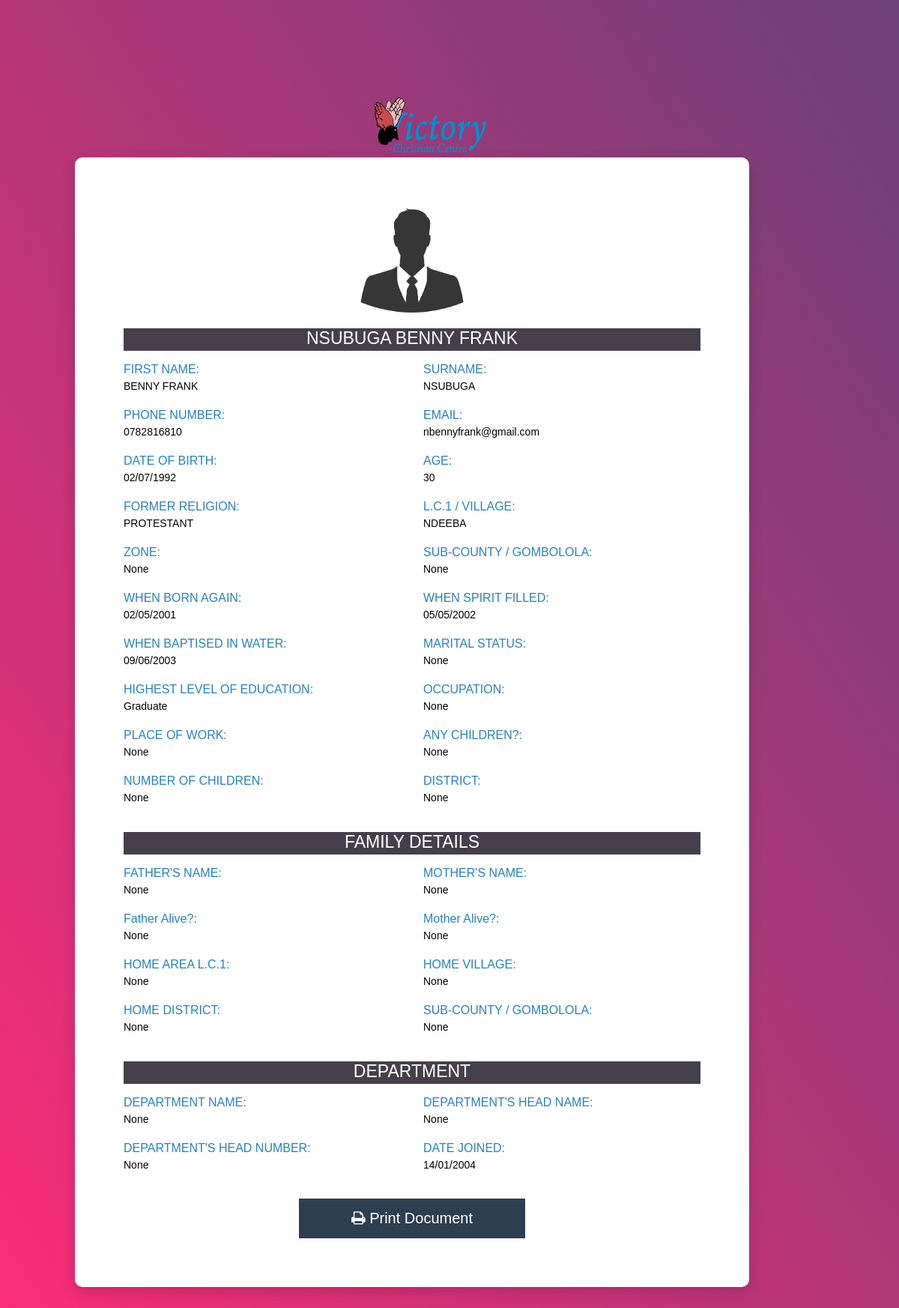
Screenshot of /details/6/ (signed in) with the database file from the repository.
### Regapp/models.py (models this page shows)
class Church(models.Model):
	surname = models.CharField(max_length=30)
	first_name = models.CharField(max_length=30)
	phone = models.CharField(max_length=100,null=True)
	email = models.EmailField(max_length=100,null=True,blank=True)
	residential_address = models.CharField(max_length=255,null=True, blank=True)
	former_religion = models.CharField(max_length=255,null=True, blank=True)
	postal_address = models.CharField(max_length=25,null=True, blank=True)
	lc1_village = models.CharField(max_length=25,null=True, blank=True)
	lc2_muluka = models.CharField(max_length=25,null=True, blank=True)
	lc3_subcounty = models.CharField(max_length=25,null=True, blank=True)
	county_ssaza = models.CharField(max_length=25,null=True, blank=True)
	district = models.CharField(max_length=25,null=True, blank=True)
	born_again = models.CharField(max_length=25,null=True, blank=True)
	spirit_filled = models.CharField(max_length=25,null=True, blank=True)
	baptised = models.CharField(max_length=25,null=True, blank=True)
	photo = models.FileField(default='default.jpg', upload_to='profile_pics', null=True,blank=True)
	pdf = models.FileField(upload_to='media', null=True,blank=True)
	marital_status = models.CharField(max_length=25,null=True, blank=True)
	highest_level_of_education = models.CharField(max_length=25,null=True, blank=True)
	occupation = models.CharField(max_length=25,null=True, blank=True)
	place_of_work = models.CharField(max_length=25,null=True, blank=True)
	department = models.CharField(max_length=25,null=True, blank=True)
	head_name = models.CharField(max_length=25,null=True, blank=True)
	head_number = models.CharField(max_length=25,null=True, blank=True)
	any_children = models.CharField(max_length=255,null=True, blank=True)
	number_of_children = models.CharField(max_length=255,null=True, blank=True)
	next_of_kin = models.CharField(max_length=255,null=True, blank=True)
	father_name = models.CharField(max_length=255,null=True, blank=True)
	mother_name = models.CharField(max_length=255,null=True, blank=True)
	father_alive = models.CharField(max_length=25,null=True, blank=True)
	mother_alive = models.CharField(max_length=25,null=True, blank=True)
	dob = models.CharField(max_length=25,null=True, blank=True)
	age = models.CharField(max_length=25,null=True, blank=True)
	zone = models.CharField(max_length=25,null=True, blank=True)
	home_lc1 = models.CharField(max_length=25,null=True, blank=True)
	home_village = models.CharField(max_length=25,null=True, blank=True)
	home_district = models.CharField(max_length=25,null=True, blank=True)
	home_subcounty = models.CharField(max_length=25,null=True, blank=True)
	other_notes = models.CharField(max_length=255,null=True, blank=True)
	registration_date = models.CharField(max_length=255,null=True)

### Regapp/views.py (the view)
# urls.py: path('details/<int:id>/', views.details, name="details"),
@login_required
def details(request, id):
	church = Church.objects.get(id=id)
	return render(request, 'users/details2.html',{'church':church})

### users/templates/users/details2.html (shortened to what this page needs)
{% load static %}
 <head>
         <link href="{% static 'css/main.css' %}" rel="stylesheet" media="all">
         <link rel="stylesheet" href="https://cdnjs.cloudflare.com/ajax/libs/font-awesome/4.7.0/css/font-awesome.min.css">
    </head>
    <div class="page-wrapper bg-gra-02 p-t-130 p-b-100 font-poppins">
        <div class="wrapper wrapper--w680">
    <div class="login-logo ">
    <div class="container">
    <a style="margin-left: 40%;"    href="#"><img src="{% static 'img/viclogo.png' %}" width="150px" height="80px"></a>
     </div>
  </div>
            <div class="card card-4">
                <div class="card-body">
                    <div class="container">
                        <p align="center"> <img src="{{ church.photo.url }}" name="photo" width="150"></p>
                    </div>
<br>
             <div class="p-3 mb-2 bg-primary " style="background-color: #463f4b !important; min-height: 30px;"> <h2 style="color: white; text-align: center; font-size: 23px;" >{{ church.surname }} {{ church.first_name }}</h2></div>
<br>
                    <form>
                         <div class="row row-space">
                            <div class="col-2">
                                <div class="input-group">
                                    <label class="label">FIRST NAME:</label>
                                   {{ church.first_name }}
                                </div>
                            </div>
                            <div class="col-2">
                                <div class="input-group">
                                    <label class="label">SURNAME:</label>
                                    {{ church.surname }}
                                </div>
                            </div>
                        </div>
                    <div class="row row-space">
                            <div class="col-2">
                                 <div class="input-group">
                                    <label class="label">PHONE NUMBER:</label>
                                    {{ church.phone }}
                                </div>
                            </div>
                            <div class="col-2">
                                <div class="input-group">
                                    <label class="label">EMAIL:</label>
                                    {{ church.email }}
                                </div>
                            </div>
                        </div>
                               <div class="row row-space">
                            <div class="col-2">
                                 <div class="input-group">
                                    <label class="label">DATE OF BIRTH:</label>
                                    {{ church.dob }}
                                </div>
                            </div>
                            <div class="col-2">
                                <div class="input-group">
                                    <label class="label">AGE:</label>
                                    {{ church.age }}
                                </div>
                            </div>
                        </div>
                 <div class="row row-space">
                            <div class="col-2">
                                 <div class="input-group">
                                    <label class="label">FORMER RELIGION:</label>
                                    {{ church.former_religion }}
                                </div>
                            </div>
                            <div class="col-2">
                                <div class="input-group">
                                    <label class="label">L.C.1 / VILLAGE:</label>
                                    {{ church.lc1_village }}
                                </div>
                            </div>
                        </div>
                 <div class="row row-space">
                            <div class="col-2">
                                 <div class="input-group">
                                    <label class="label">ZONE:</label>
                                {{ church.lc2_muluka }}
                                </div>
                            </div>
                            <div class="col-2">
                                <div class="input-group">
                                    <label class="label">SUB-COUNTY / GOMBOLOLA:</label>
                                    {{ church.lc3_subcounty }}
                                </div>
                            </div>
                        </div>
                 <div class="row row-space">
                            <div class="col-2">
                                 <div class="input-group">
                                    <label class="label">WHEN BORN AGAIN:</label>
                                    {{ church.born_again }}
                                </div>
                            </div>
                            <div class="col-2">
                                <div class="input-group">
                                    <label class="label">WHEN SPIRIT FILLED:</label>
                                    {{ church.spirit_filled }}
                                </div>
                            </div>
                        </div>
                 <div class="row row-space">
                            <div class="col-2">
                                 <div class="input-group">
                                    <label class="label">WHEN BAPTISED IN WATER:</label>
                                    {{ church.baptised }}
                                </div>
                            </div>
                            <div class="col-2">
                                <div class="input-group">
                            <label class="label">MARITAL STATUS:</label>
                           {{ church.marital_status }}
                        </div>
                            </div>
                        </div>
             <div class="row row-space">
                            <div class="col-2">
                                 <div class="input-group">
                                    <label class="label">HIGHEST LEVEL OF EDUCATION:</label>
                                    {{ church.highest_level_of_education }}
                                </div>
                            </div>
                            <div class="col-2">
                                <div class="input-group">
                            <label class="label">OCCUPATION:</label>
                           {{ church.occupation }}
                        </div>
                            </div>
                        </div>
                        <div class="row row-space">
                            <div class="col-2">
                                 <div class="input-group">
                                    <label class="label">PLACE OF WORK:</label>
                                    {{ church.place_of_work }}
                                </div>
                            </div>
                            <div class="col-2">
                                <div class="input-group">
                            <label class="label">ANY CHILDREN?:</label>
                           {{ church.any_children }}
                        </div>
                            </div>
                        </div>
                        <div class="row row-space">
                            <div class="col-2">
                                 <div class="input-group">
                                    <label class="label">NUMBER OF CHILDREN:</label>
                                    {{ church.number_of_children }}
                                </div>
                            </div>
                            <div class="col-2">
                                <div class="input-group">
                            <label class="label">DISTRICT:</label>
                           {{ church.district }}
                        </div>
                            </div>
                        </div>
                        <br>
                            <div class="p-3 mb-2 bg-primary " style="background-color: #463f4b !important; min-height: 30px;"> <h2 style="color: white; text-align: center; font-size: 23px;" >FAMILY DETAILS</h2></div>
                      <br>
                          <div class="row row-space">
                            <div class="col-2">
                                 <div class="input-group">
                                    <label class="label">FATHER'S NAME:</label>
                                    {{ church.father_name }}
                                </div>
                            </div>
                            <div class="col-2">
                                <div class="input-group">
                            <label class="label">MOTHER'S NAME:</label>
                           {{ church.mother_name }}
                        </div>
                            </div>
                        </div>
                         <div class="row row-space">
                            <div class="col-2">
                                 <div class="input-group">
                                    <label class="label">Father Alive?:</label>
                                    {{ church.father_alive }}
                                </div>
                            </div>
                            <div class="col-2">
                                <div class="input-group">
                            <label class="label">Mother Alive?:</label>
                           {{ church.mother_alive }}
                        </div>
                            </div>
                        </div>
                         <div class="row row-space">
                            <div class="col-2">
                                 <div class="input-group">
                                    <label class="label">HOME AREA L.C.1:</label>
                                    {{ church.home_lc1 }}
                                </div>
                            </div>
                            <div class="col-2">
                                <div class="input-group">
                            <label class="label">HOME VILLAGE:</label>
                           {{ church.home_village }}
                        </div>
                            </div>
                        </div>
                                  <div class="row row-space">
                            <div class="col-2">
                                 <div class="input-group">
                                    <label class="label">HOME DISTRICT:</label>
                                    {{ church.home_district }}
                                </div>
                            </div>
                            <div class="col-2">
                                <div class="input-group">
                            <label class="label">SUB-COUNTY / GOMBOLOLA:</label>
                           {{ church.home_subcounty }}
                        </div>
                            </div>
                        </div>
                             <br>
                            <div class="p-3 mb-2 bg-primary " style="background-color: #463f4b !important; min-height: 30px;"> <h2 style="color: white; text-align: center; font-size: 23px;" >DEPARTMENT</h2></div>
                      <br>
                        <div class="row row-space">
                            <div class="col-2">
                                 <div class="input-group">
                                    <label class="label">DEPARTMENT NAME:</label>
                                    {{ church.department }}
                                </div>
                            </div>
                            <div class="col-2">
                                <div class="input-group">
                            <label class="label">DEPARTMENT'S HEAD NAME:</label>
                           {{ church.head_name }}
                        </div>
                            </div>
                        </div>
                         <div class="row row-space">
                            <div class="col-2">
                                 <div class="input-group">
                                    <label class="label">DEPARTMENT'S HEAD NUMBER:</label>
                                    {{ church.head_number }}
                                </div>
                            </div>
                            <div class="col-2">
                                <div class="input-group">
                            <label class="label">DATE JOINED:</label>
                           {{ church.registration_date }}
                        </div>
                            </div>
                        </div>
                    </form>
                    <div class="p-t-15" align="center">
                          <a href="/pdf/{{ church.id }}"><button type="button" class="btn2 btn-success"><i class="fa fa-print" aria-hidden="true"></i>
Print Document</button></a>
                        </div>
        </div>
    </div>
</div>
</div>

### rows the page displays
Church: photo (placeholder picture), surname "NSUBUGA", first_name "BENNY FRANK", phone "0782816810", email "nbennyfrank@gmail.com", dob "02/07/1992", age "30", former_religion "PROTESTANT", lc1_village "NDEEBA", lc2_muluka "None", lc3_subcounty "None", born_again "02/05/2001", spirit_filled "05/05/2002", baptised "09/06/2003", marital_status "None", highest_level_of_education "Graduate", occupation "None", place_of_work "None", any_children "None", number_of_children "None", district "None", father_name "None", mother_name "None", father_alive "None", mother_alive "None", home_lc1 "None", home_village "None", home_district "None", home_subcounty "None", department "None", head_name "None", head_number "None", registration_date "14/01/2004"
